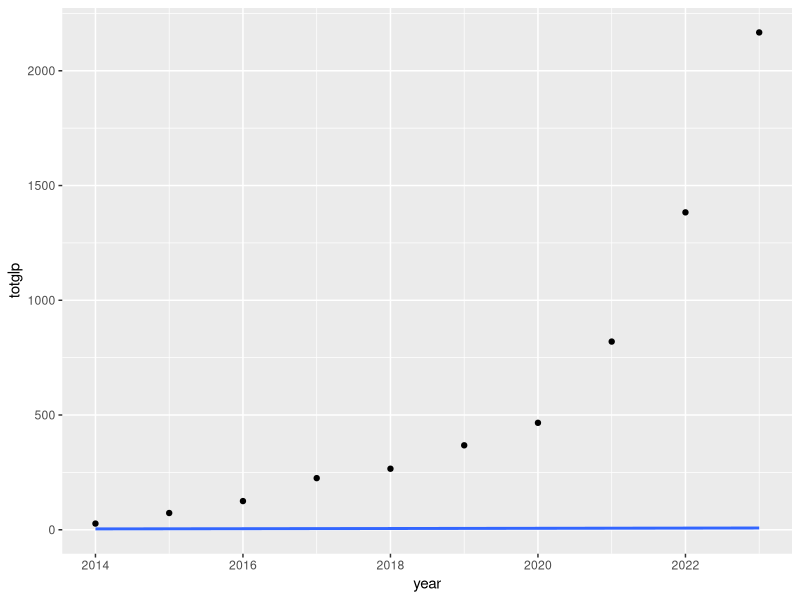
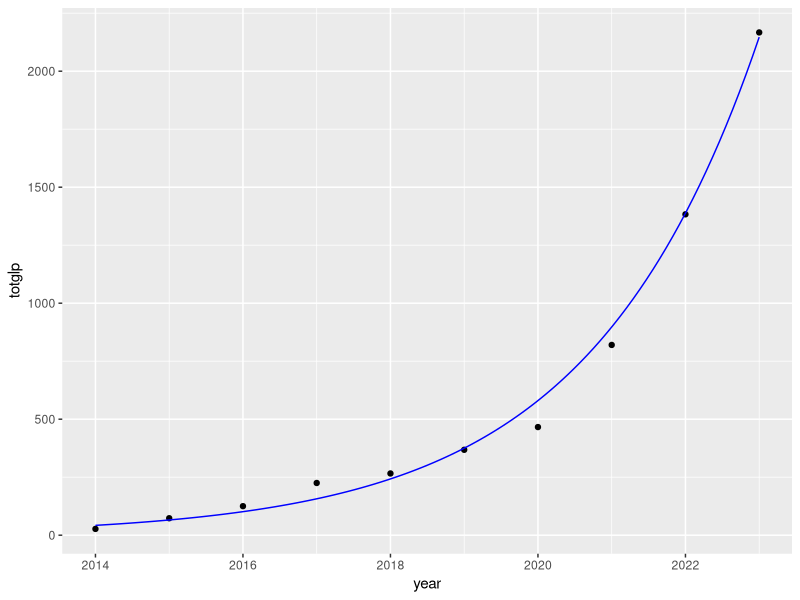
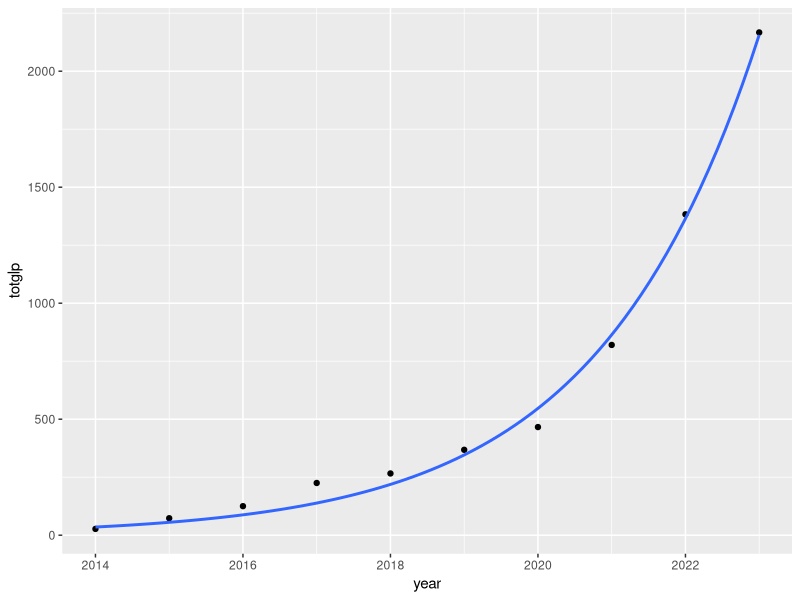

Write R code to recreate these figures, in order.
## ---- chunk 1
#| echo: false

library(ggplot2)

data <- data.frame(
  year = 2014:2023,
  totglp = c(27, 73, 125, 225, 266, 368, 466, 820, 1383, 2167)
)
## ---- chunk 2
ggplot(data, aes(x = year, y = totglp)) +
  geom_point() +
  geom_smooth(method = "lm", formula = log(y) ~ x, se = FALSE)
## ---- chunk 3
# fit the model outside of ggplot
m <- lm(log(totglp) ~ year, data)

# make a function that predicts on the original, non-logged scale
trend <- function(x, m) {
  d <- data.frame(year = x)
  log_pred <- predict(m, newdata = d)
  exp(log_pred)
}

# and use geom_function()
ggplot(data, aes(x = year, y = totglp)) +
  geom_point() +
  geom_function(fun = trend, args = list(m = m), color = "blue")
## ---- chunk 4
ggplot(data, aes(x = year, y = totglp)) +
  geom_point() +
  geom_smooth(
    method = "glm", 
    formula = y ~ x, 
    se = FALSE, 
    method.args = list(family = gaussian(link = "log"))
  )
